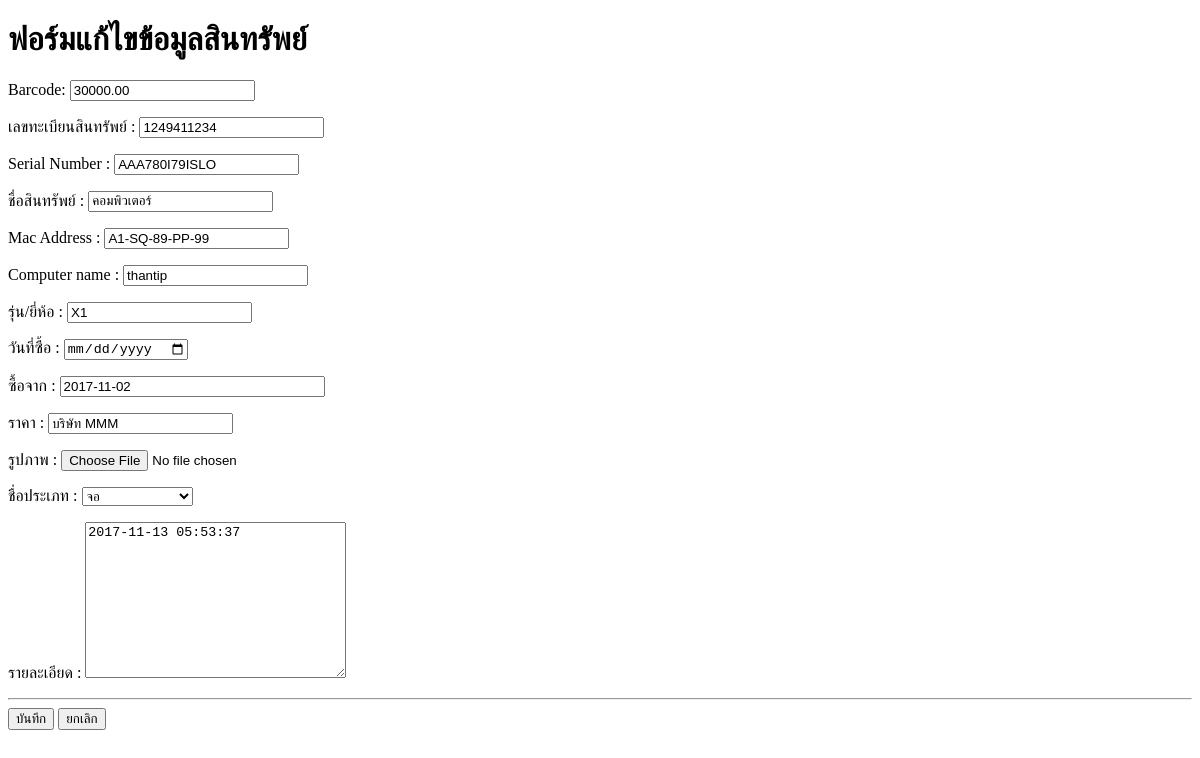
The app's page /Asset_register/module/Asset/edit_form.php, older data.
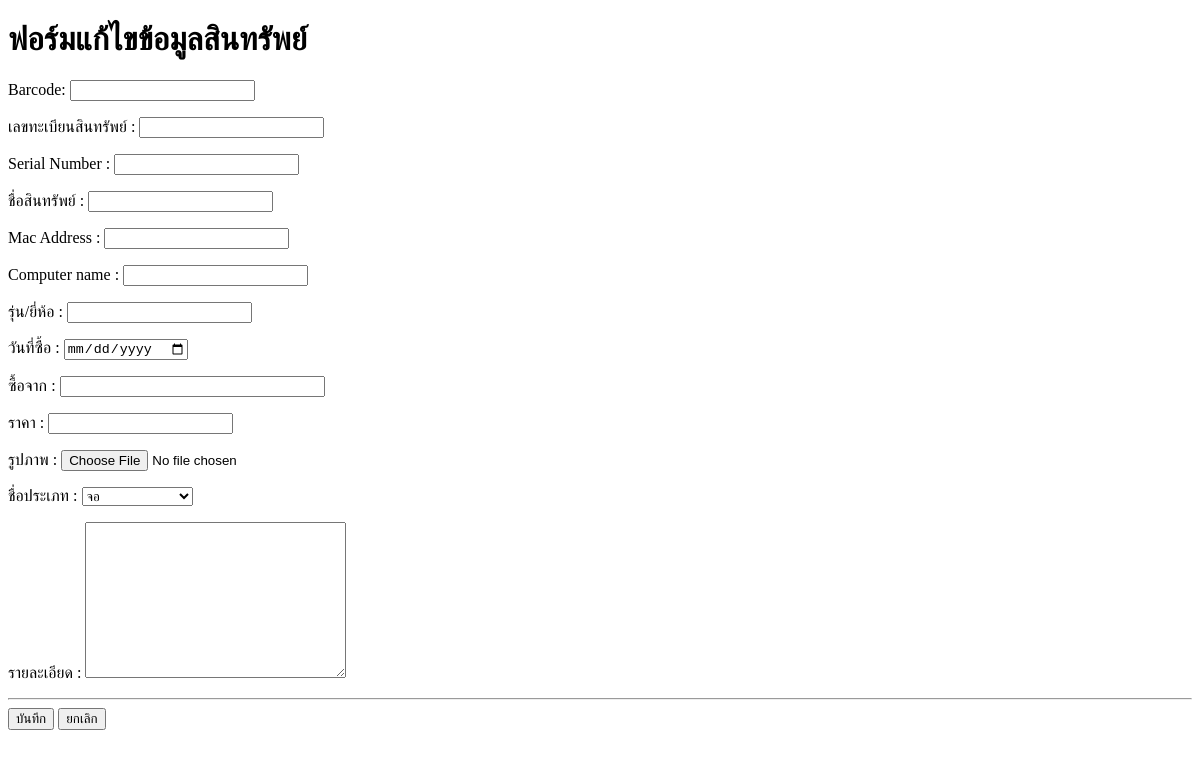
The same page, newer data.
### tables this page shows
CREATE TABLE `asset` (
  `Asset_id` tinyint(4) UNSIGNED ZEROFILL NOT NULL,
  `Asset_code` char(12) NOT NULL,
  `Asset_serial` char(15) NOT NULL,
  `Asset_name` varchar(150) NOT NULL,
  `mac_address` char(20) NOT NULL,
  `computer_name` varchar(150) NOT NULL,
  `brand` varchar(150) NOT NULL,
  `Asset_date` date NOT NULL,
  `Asset_company` varchar(150) NOT NULL,
  `Asset_price` decimal(8,2) NOT NULL,
  `Asset_barcode` char(12) NOT NULL,
  `Asset_Category` varchar(200) NOT NULL,
  `Asset_photo` varchar(100) NOT NULL,
  `Asset_time` timestamp NOT NULL DEFAULT CURRENT_TIMESTAMP ON UPDATE CURRENT_TIMESTAMP,
  `detail` varchar(250) NOT NULL,
  `Asset_status` varchar(50) NOT NULL,
  `active_point` varchar(150) NOT NULL,
  `Asset_log` int(1) NOT NULL DEFAULT '1'
);

### Asset_register/module/Asset/edit_form.php (the view, shortened to what this page needs)
<?php
	$con = connect_db();
?>
<!doctype html>
<html>
<head>
</head>
<body>
<?php
	$result=mysqli_query($con,"SELECT * FROM asset WHERE
	Asset_id='$_GET[Asset_id]'")  or die("SQL Error=>".mysqli_error($con));
	list($Asset_id,$Asset_code ,$Asset_serial ,$Asset_name ,$mac_address,$computer_name
	,$brand ,$Asset_date ,$Asset_company ,$Asset_price,$Asset_barcode
	,$Category_id ,$Asset_photo ,$Asset_time,$detail)=mysqli_fetch_row($result);
?>
<h1>ฟอร์มแก้ไขข้อมูลสินทรัพย์</h1>
<form action="Asset_update.php" method="post">
<p> Barcode: <input type="text"  name="Asset_barcode"  size=20 value="<?php echo $Asset_barcode ?>"></p>
<p>เลขทะเบียนสินทรัพย์  : <input type="text" name="Asset_code" size=20 value="<?php echo $Asset_code ?>"></p>
<p>Serial Number  : <input type="text" name="Asset_serial" size=20 value="<?php echo $Asset_serial?>"></p>
<p>ชื่อสินทรัพย์ : <input type="text" name="Asset_name" size=20 value="<?php echo $Asset_name ?>"></p>
<p>Mac Address : <input type="text" name="mac_address" size=20 value="<?php echo $mac_address?>"></p>
<p>Computer name : <input type="text" name="computer_name" size=20 value="<?php echo $computer_name ?>"></p>
<p>รุ่น/ยี่ห้อ : <input type="text" name="brand" value="<?php echo $brand ?>"></p>
<p>วันที่ซื้อ : <input type="date" name="Asset_date" size=20 value="<?php echo $Asset_date ?>"></p>
<p>ซื้อจาก : <input type="text" name="Asset_company" size=30 value="<?php echo $Asset_company ?>"></p>
<p>ราคา : <input type="text" name="Asset_price" size=20 value="<?php echo $Asset_price ?>"></p>
<p>รูปภาพ : <input type="file" name="Asset_photo" id="button3" value="<?php echo $Asset_photo ?>"></p>
<p>ชื่อประเภท : <select name="Category_id">
	<?php
				  $result=mysqli_query($con,"SELECT Category_id,Category_name FROM category")
				  or die ("mysql error=>>".mysql_error($con));
				  while(list( $Category_id,$Category_name)=mysqli_fetch_row($result)){
					  $select = $Category_id == $Category_name? "selected":"";
				  echo "<option value='$Category_id' $select>$Category_name</option>";
				  }
				?>
                </select></p>
<p>รายละเอียด : <textarea name="detail"  cols="30" rows="10"><?php echo $detail?></textarea></p><hr>
<input type="submit" name="button" id="button" value="บันทึก">
<input type="reset" name="button2" id="button2" value="ยกเลิก">
</body>
</html>

Row changes from the older to the newer data that the page shows:
removed asset: Asset_barcode "30000.00", Asset_code "1249411234", Asset_serial "AAA780I79ISLO", Asset_name "คอมพิวเตอร์", mac_address "A1-SQ-89-PP-99", computer_name "thantip", brand "X1", Asset_company "2017-11-02", Asset_price "บริษัท MMM", detail "2017-11-13 05:53:37"
